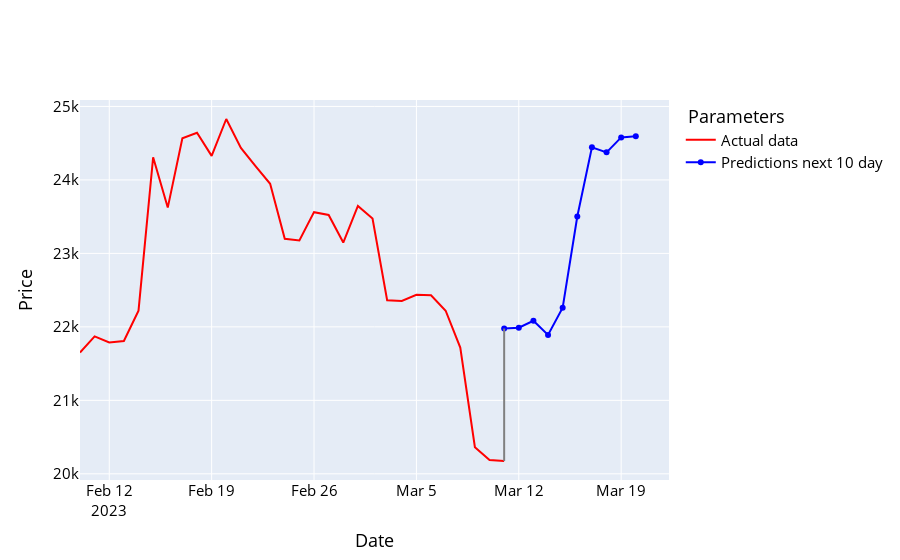

This figure's notebook cell:
### Code cell
names = cycle(['Predictions next 10 day', 'Actual data '])

fig = go.Figure()

fig.add_trace(go.Scatter(x=y_future_data.index, y=y_future_data['Adj Close'], name='Actual data ',
                         line=dict(width=2, color='red')))
fig.add_trace(go.Scatter(x=prediction_df.index, y=prediction_df['Adj Close'], name='Predictions next 10 day',
                         line=dict(width=2, color='blue')))

fig.add_shape(type='line',
              x0=prediction_df.index[0], y0=prediction_df['Adj Close'][0],
              x1=y_future_data.index[-1], y1=y_future_data['Adj Close'][-1],
              line=dict(color='grey', width=2))
fig.update_layout(xaxis_title='Date', yaxis_title='Price',
                  font_size=15, font_color='black', legend_title_text=' Parameters')
fig.show()

### Figure 1 — Plotly figure (JSON) as saved in the notebook; plotly's stock layout.template omitted (floating-point values rounded to 4 significant figures)
{"data": [{"line": {"color": "red", "width": 2}, "name": "Actual data ", "type": "scatter", "x": ["2023-02-10T00:00:00", "2023-02-11T00:00:00", "2023-02-12T00:00:00", "2023-02-13T00:00:00", "2023-02-14T00:00:00", "2023-02-15T00:00:00", "2023-02-16T00:00:00", "2023-02-17T00:00:00", "2023-02-18T00:00:00", "2023-02-19T00:00:00", "2023-02-20T00:00:00", "2023-02-21T00:00:00", "2023-02-22T00:00:00", "2023-02-23T00:00:00", "2023-02-24T00:00:00", "2023-02-25T00:00:00", "2023-02-26T00:00:00", "2023-02-27T00:00:00", "2023-02-28T00:00:00", "2023-03-01T00:00:00", "2023-03-02T00:00:00", "2023-03-03T00:00:00", "2023-03-04T00:00:00", "2023-03-05T00:00:00", "2023-03-06T00:00:00", "2023-03-07T00:00:00", "2023-03-08T00:00:00", "2023-03-09T00:00:00", "2023-03-10T00:00:00", "2023-03-11T00:00:00"], "y": [21650.0, 21870.0, 21790.0, 21810.0, 22220.0, 24310.0, 23620.0, 24570.0, 24640.0, 24330.0, 24830.0, 24440.0, 24190.0, 23950.0, 23200.0, 23180.0, 23560.0, 23520.0, 23150.0, 23650.0, 23480.0, 22360.0, 22350.0, 22440.0, 22430.0, 22220.0, 21720.0, 20360.0, 20190.0, 20170.0]}, {"line": {"color": "blue", "width": 2}, "name": "Predictions next 10 day", "type": "scatter", "x": ["2023-03-11T00:00:00", "2023-03-12T00:00:00", "2023-03-13T00:00:00", "2023-03-14T00:00:00", "2023-03-15T00:00:00", "2023-03-16T00:00:00", "2023-03-17T00:00:00", "2023-03-18T00:00:00", "2023-03-19T00:00:00", "2023-03-20T00:00:00"], "y": [21980.0, 21990.0, 22080.0, 21890.0, 22260.0, 23500.0, 24440.0, 24380.0, 24580.0, 24600.0]}], "layout": {"font": {"color": "black", "size": 15}, "legend": {"title": {"text": " Parameters"}}, "shapes": [{"line": {"color": "grey", "width": 2}, "type": "line", "x0": "2023-03-11T00:00:00", "x1": "2023-03-11T00:00:00", "y0": 21980.0, "y1": 20170.0}], "xaxis": {"title": {"text": "Date"}}, "yaxis": {"title": {"text": "Price"}}}}
